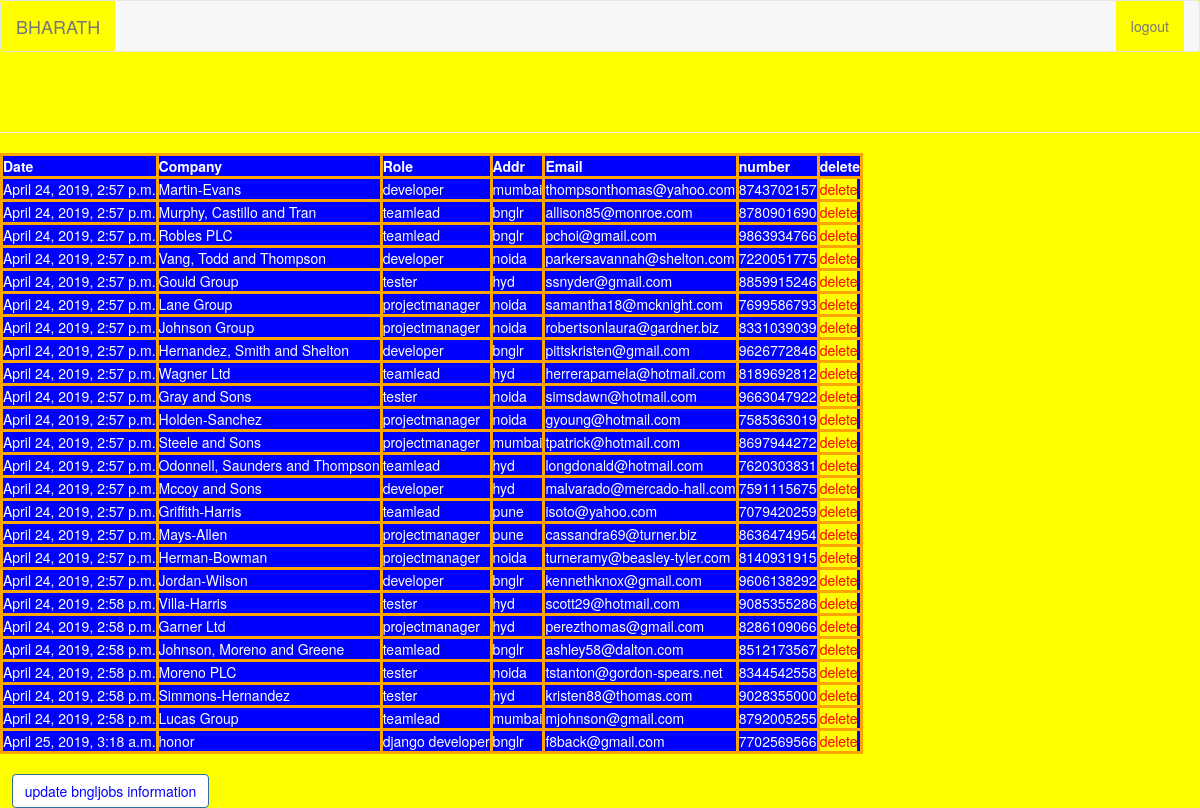
The page /bngljobs/ (signed in) on the database its author committed.
### testapp/models.py (models this page shows)
class bngljobs(models.Model):
    date=models.DateTimeField(default=timezone.now)
    company=models.CharField(max_length=30)
    role=models.CharField(max_length=30)
    addr=models.CharField(max_length=30)
    email=models.EmailField()
    number=models.IntegerField()

### testapp/views.py (the view)
# urls.py: url(r'^bngljobs/', views.bngl_jobs_view),
@login_required
def bngl_jobs_view(request):
    softjobs=bngljobs.objects.all()
    return render(request,'testapp/list2.html',{'softjobs':softjobs})

### templates/testapp/list2.html (shortened to what this page needs)
<!DOCTYPE html>
{%load staticfiles%}
<html lang="en" dir="ltr">
  <head>
    <link rel="stylesheet" href="https://maxcdn.bootstrapcdn.com/bootstrap/3.3.7/css/bootstrap.min.css">
    <link rel="stylesheet" href="{%static "css\myone2.css"%}">
  </head>
  <body>
                     <nav class="navbar navbar-default" id="onestyle">
  <div class="container-fluid">
    <div class="navbar-header">
      <a class="navbar-brand" href="#">BHARATH</a>
    </div>
    <div class="collapse navbar-collapse" id="bs-example-navbar-collapse-1">
      <ul class="nav navbar-nav navbar-right">
        <li id="/logout"><a href="/accounts/logout">logout</a></li>
      </ul>
    </div>
  </div>
</nav>
    <h1>companies job information in BANGALORE</h1><hr>
     {% if softjobs %}
     <table>
       <thead>
         <th>Date</th>
         <th>Company</th>
         <th>Role</th>
         <th>Addr</th>
         <th>Email</th>
         <th>number</th>
         <th>delete</th>
       </thead>
       {% for myjob in softjobs %}
       <tr>
         <td>{{myjob.date}}</td>
         <td>{{myjob.company}}</td>
         <td>{{myjob.role}}</td>
         <td>{{myjob.addr}}</td>
         <td>{{myjob.email}}</td>
         <td>{{myjob.number}}</td>
        <td><a href="/bngldelete/{{myjob.id}}">delete</a></td>
       </tr>
       {%endfor%}
     </table>&nbsp&nbsp
     {%endif%}&nbsp&nbsp
     <br>&nbsp&nbsp
    <a href="/update2" id="update" class="btn btn-primary">update bngljobs information</a>
  </body>
</html>

### static/css/myone2.css (style rules this page uses)
body { background: yellow; }
table { background: blue; color: white; }
thead,th { border: 3px solid orange; }
td { border: 3px solid orange; }

### templates/testapp/list2.html (style rules this page uses)
a { color:red; background:yellow; }
h1 { color: yellow; }
#update { background:white; color:blue; }
body { background-image: url("https://media2.giphy.com/media/6bceQIxfeMKqlb2dK0/giphy.gif?cid=790b76115cc11b994e4f46436728d9f8"); background-repeat: no-repeat; background-position: center; background-size: cover; }

### rows shown on the page
bngljobs: date "April 24, 2019, 2:57 p.m.", company "Martin-Evans", role "developer", addr "mumbai", email "thompsonthomas@yahoo.com", number "8743702157"
bngljobs: date "April 24, 2019, 2:57 p.m.", company "Murphy, Castillo and Tran", role "teamlead", addr "bnglr", email "allison85@monroe.com", number "8780901690"
bngljobs: date "April 24, 2019, 2:57 p.m.", company "Robles PLC", role "teamlead", addr "bnglr", email "pchoi@gmail.com", number "9863934766"
bngljobs: date "April 24, 2019, 2:57 p.m.", company "Vang, Todd and Thompson", role "developer", addr "noida", email "parkersavannah@shelton.com", number "7220051775"
bngljobs: date "April 24, 2019, 2:57 p.m.", company "Gould Group", role "tester", addr "hyd", email "ssnyder@gmail.com", number "8859915246"
bngljobs: date "April 24, 2019, 2:57 p.m.", company "Lane Group", role "projectmanager", addr "noida", email "samantha18@mcknight.com", number "7699586793"
bngljobs: date "April 24, 2019, 2:57 p.m.", company "Johnson Group", role "projectmanager", addr "noida", email "robertsonlaura@gardner.biz", number "8331039039"
bngljobs: date "April 24, 2019, 2:57 p.m.", company "Hernandez, Smith and Shelton", role "developer", addr "bnglr", email "pittskristen@gmail.com", number "9626772846"
bngljobs: date "April 24, 2019, 2:57 p.m.", company "Wagner Ltd", role "teamlead", addr "hyd", email "herrerapamela@hotmail.com", number "8189692812"
bngljobs: date "April 24, 2019, 2:57 p.m.", company "Gray and Sons", role "tester", addr "noida", email "simsdawn@hotmail.com", number "9663047922"
bngljobs: date "April 24, 2019, 2:57 p.m.", company "Holden-Sanchez", role "projectmanager", addr "noida", email "gyoung@hotmail.com", number "7585363019"
bngljobs: date "April 24, 2019, 2:57 p.m.", company "Steele and Sons", role "projectmanager", addr "mumbai", email "tpatrick@hotmail.com", number "8697944272"
bngljobs: date "April 24, 2019, 2:57 p.m.", company "Odonnell, Saunders and Thompson", role "teamlead", addr "hyd", email "longdonald@hotmail.com", number "7620303831"
bngljobs: date "April 24, 2019, 2:57 p.m.", company "Mccoy and Sons", role "developer", addr "hyd", email "malvarado@mercado-hall.com", number "7591115675"
bngljobs: date "April 24, 2019, 2:57 p.m.", company "Griffith-Harris", role "teamlead", addr "pune", email "isoto@yahoo.com", number "7079420259"
bngljobs: date "April 24, 2019, 2:57 p.m.", company "Mays-Allen", role "projectmanager", addr "pune", email "cassandra69@turner.biz", number "8636474954"
bngljobs: date "April 24, 2019, 2:57 p.m.", company "Herman-Bowman", role "projectmanager", addr "noida", email "turneramy@beasley-tyler.com", number "8140931915"
bngljobs: date "April 24, 2019, 2:57 p.m.", company "Jordan-Wilson", role "developer", addr "bnglr", email "kennethknox@gmail.com", number "9606138292"
bngljobs: date "April 24, 2019, 2:58 p.m.", company "Villa-Harris", role "tester", addr "hyd", email "scott29@hotmail.com", number "9085355286"
bngljobs: date "April 24, 2019, 2:58 p.m.", company "Garner Ltd", role "projectmanager", addr "hyd", email "perezthomas@gmail.com", number "8286109066"
bngljobs: date "April 24, 2019, 2:58 p.m.", company "Johnson, Moreno and Greene", role "teamlead", addr "bnglr", email "ashley58@dalton.com", number "8512173567"
bngljobs: date "April 24, 2019, 2:58 p.m.", company "Moreno PLC", role "tester", addr "noida", email "tstanton@gordon-spears.net", number "8344542558"
bngljobs: date "April 24, 2019, 2:58 p.m.", company "Simmons-Hernandez", role "tester", addr "hyd", email "kristen88@thomas.com", number "9028355000"
bngljobs: date "April 24, 2019, 2:58 p.m.", company "Lucas Group", role "teamlead", addr "mumbai", email "mjohnson@gmail.com", number "8792005255"
bngljobs: date "April 25, 2019, 3:18 a.m.", company "honor", role "django developer", addr "bnglr", email "f8back@gmail.com", number "7702569566"
